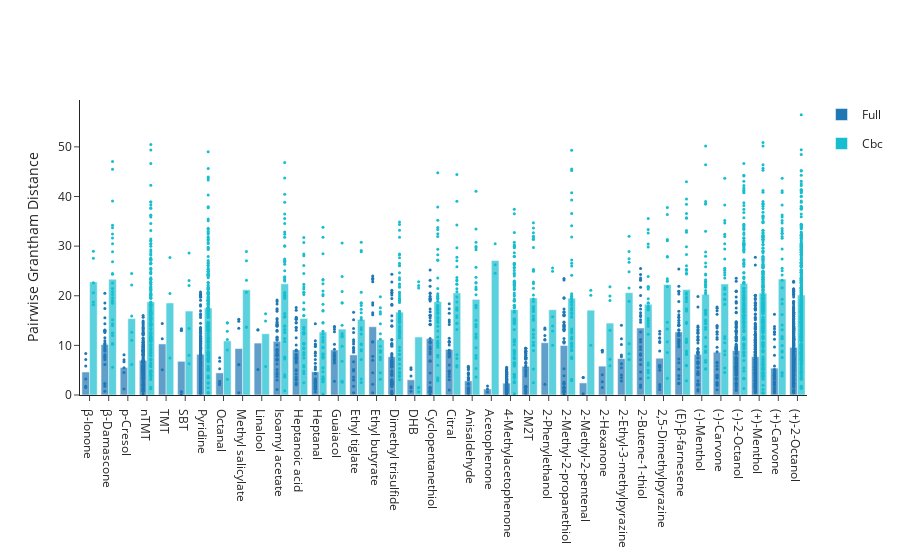

Source (notebook cell):
### Code cell
Full_mds_coords = pd.read_csv('../../output/Canonical_bc/SeqAlignment/SeqAlignment_Full_grantham_mds_coords.csv', index_col=0)
Cbc_mds_coords  = pd.read_csv('../../output/Canonical_bc/SeqAlignment/SeqAlignment_Cbc_grantham_mds_coords.csv', index_col=0)

# Load other required files
Olfr_DL = np.load('../../files/Olfr_DL.npy', allow_pickle=True).item()
odorResp_df = pd.read_csv('../../files/Deorphanization/compiled_odor_sigResp_wide.csv', index_col=0)
cid_name = dict(pd.read_csv('../../files/Deorphanization/cid_odornames.csv', index_col=0)[['cid', 'name']].values)

# Translate Olfr to DLOR and Cid to odor name
odorResp_df.columns = [Olfr_DL.get(_col) for _col in odorResp_df.columns]
odorResp_df.index = [cid_name.get(_cid, _cid) for _cid in odorResp_df.index]

# Identify overlapping ORs present in both datasets
OR_overlap = set(odorResp_df.columns).intersection(Cbc_mds_coords.index)

logFC_cutoff = 2

odor_differences = []
# Iterate through each odor and collect pairwise distances
for i, _odor in enumerate(odorResp_df.index[:num_odors]):

    # Get OR responses sorted by value
    response_values  = odorResp_df.loc[_odor][list(OR_overlap)].sort_values()
    pos_response     = response_values[response_values > logFC_cutoff]  # Select for ORs with > logFC
    pos_response_ORs = pos_response.index  # Sorted OR names

    if len(pos_response_ORs) > 2:
        # Select coordinates of responding ORs
        Full_posOR_mds = Full_mds_coords.loc[pos_response_ORs]
        Cbc_posOR_mds  = Cbc_mds_coords.loc[pos_response_ORs]

        # Compute pairwise coordinate differences
        for i in range(len(Full_posOR_mds)):
            for j in range(i + 1, len(Full_posOR_mds)):
                Full_diff = np.linalg.norm(Full_posOR_mds.iloc[i] - Full_posOR_mds.iloc[j])  # Euclidean distance
                Cbc_diff  = np.linalg.norm(Cbc_posOR_mds.iloc[i] - Cbc_posOR_mds.iloc[j])  # Euclidean distance
                
                odor_differences.append([_odor, "Full", Full_diff])
                odor_differences.append([_odor, "Cbc", Cbc_diff])

# Convert to DataFrame
odor_differences_df = pd.DataFrame(odor_differences, columns=['odor', 'Condition', 'Pairwise_Difference'])

# Compute mean and std
odor_summary = odor_differences_df.groupby(['odor', 'Condition'])['Pairwise_Difference'].agg(['mean', 'std']).reset_index()


# Define color mapping
colormap = cf.distinct_colors(['Full', 'Cbc'])
# Creating the violin plot

# Create figure with grouped scatter mode
fig = go.Figure(
    layout=dict(
        xaxis=dict(categoryorder="category descending"),
        yaxis_title="Pairwise Grantham Distance",
        scattermode="group",
        legend=dict(groupclick="toggleitem"),
        template="simple_white"
    )
)

# Add bar plots (Mean & Std)
for _condition in ["Full", "Cbc"]:
    condition_data = odor_summary[odor_summary["Condition"] == _condition]
    fig.add_trace(go.Bar(
        x=condition_data["odor"],
        y=condition_data["mean"],
        name=_condition,
        # marker_color=colormap[_condition],
        marker=dict(color=colormap[_condition], opacity=0.7),
        offsetgroup=_condition,
        legendgroup=_condition
    ))

# Add scatter plots for individual data points (centered correctly)
for _condition in ["Full", "Cbc"]:
    condition_data = odor_differences_df[odor_differences_df["Condition"] == _condition]
    fig.add_trace(go.Scatter(
        x=condition_data["odor"],
        y=condition_data["Pairwise_Difference"],
        mode="markers",
        name=_condition,
        marker=dict(color=colormap[_condition], size=3, opacity=1, symbol="circle"),
        offsetgroup=_condition,
        showlegend=False
    ))

# Show plot
fig.show()
fig.write_html('../../output/Canonical_bc/Grantham_distance/SeqAlignment_grantham_PairwiseDist.html')

### Figure 1 — Plotly figure (JSON) as saved in the notebook; plotly's stock layout.template omitted (floating-point values rounded to 4 significant figures; data arrays with more than 128 entries replaced by an {"elided": "..."} marker saying what was removed)
{"data": [{"legendgroup": "Full", "marker": {"color": "#1f77b4", "opacity": 0.7}, "name": "Full", "offsetgroup": "Full", "type": "bar", "x": ["(+)-2-Octanol", "(+)-Carvone", "(+)-Menthol", "(-)-2-Octanol", "(-)-Carvone", "(-)-Menthol", "(E)-β-farnesene", "2,5-Dimethylpyrazine", "2-Butene-1-thiol", "2-Ethyl-3-methylpyrazine", "2-Hexanone", "2-Methyl-2-pentenal", "2-Methyl-2-propanethiol", "2-Phenylethanol", "2M2T", "4-Methylacetophenone", "Acetophenone", "Anisaldehyde", "Citral", "Cyclopentanethiol", "DHB", "Dimethyl trisulfide", "Ethyl butyrate", "Ethyl tiglate", "Guaiacol", "Heptanal", "Heptanoic acid", "Isoamyl acetate", "Linalool", "Methyl salicylate", "Octanal", "Pyridine", "SBT", "TMT", "nTMT", "p-Cresol", "β-Damascone", "β-Ionone"], "y": [9.602, 5.417, 7.725, 8.968, 8.619, 8.194, 12.71, 7.414, 13.5, 7.341, 5.816, 2.435, 9.975, 10.53, 5.779, 2.387, 1.217, 2.859, 9.188, 11.37, 3.065, 7.7, 13.76, 8.085, 9.07, 4.689, 9.083, 10.81, 10.46, 9.369, 4.456, 8.198, 6.788, 10.29, 6.989, 5.528, 10.18, 4.637]}, {"legendgroup": "Cbc", "marker": {"color": "#17becf", "opacity": 0.7}, "name": "Cbc", "offsetgroup": "Cbc", "type": "bar", "x": ["(+)-2-Octanol", "(+)-Carvone", "(+)-Menthol", "(-)-2-Octanol", "(-)-Carvone", "(-)-Menthol", "(E)-β-farnesene", "2,5-Dimethylpyrazine", "2-Butene-1-thiol", "2-Ethyl-3-methylpyrazine", "2-Hexanone", "2-Methyl-2-pentenal", "2-Methyl-2-propanethiol", "2-Phenylethanol", "2M2T", "4-Methylacetophenone", "Acetophenone", "Anisaldehyde", "Citral", "Cyclopentanethiol", "DHB", "Dimethyl trisulfide", "Ethyl butyrate", "Ethyl tiglate", "Guaiacol", "Heptanal", "Heptanoic acid", "Isoamyl acetate", "Linalool", "Methyl salicylate", "Octanal", "Pyridine", "SBT", "TMT", "nTMT", "p-Cresol", "β-Damascone", "β-Ionone"], "y": [20.14, 23.36, 20.55, 22.46, 22.38, 20.28, 21.24, 22.27, 18.29, 20.63, 14.5, 17.1, 19.49, 17.19, 19.53, 17.22, 27.11, 19.27, 20.57, 18.81, 11.68, 16.7, 11.14, 15.22, 13.29, 12.7, 15.44, 22.41, 12.34, 21.2, 10.9, 17.54, 16.92, 18.55, 18.79, 15.4, 23.35, 22.78]}, {"marker": {"color": "#1f77b4", "opacity": 1, "size": 3, "symbol": "circle"}, "mode": "markers", "name": "Full", "offsetgroup": "Full", "showlegend": false, "type": "scatter", "x": {"elided": "1817 str values"}, "y": {"elided": "1817 float values"}}, {"marker": {"color": "#17becf", "opacity": 1, "size": 3, "symbol": "circle"}, "mode": "markers", "name": "Cbc", "offsetgroup": "Cbc", "showlegend": false, "type": "scatter", "x": {"elided": "1817 str values"}, "y": {"elided": "1817 float values"}}], "layout": {"legend": {"groupclick": "toggleitem"}, "scattermode": "group", "xaxis": {"categoryorder": "category descending"}, "yaxis": {"title": {"text": "Pairwise Grantham Distance"}}}}
